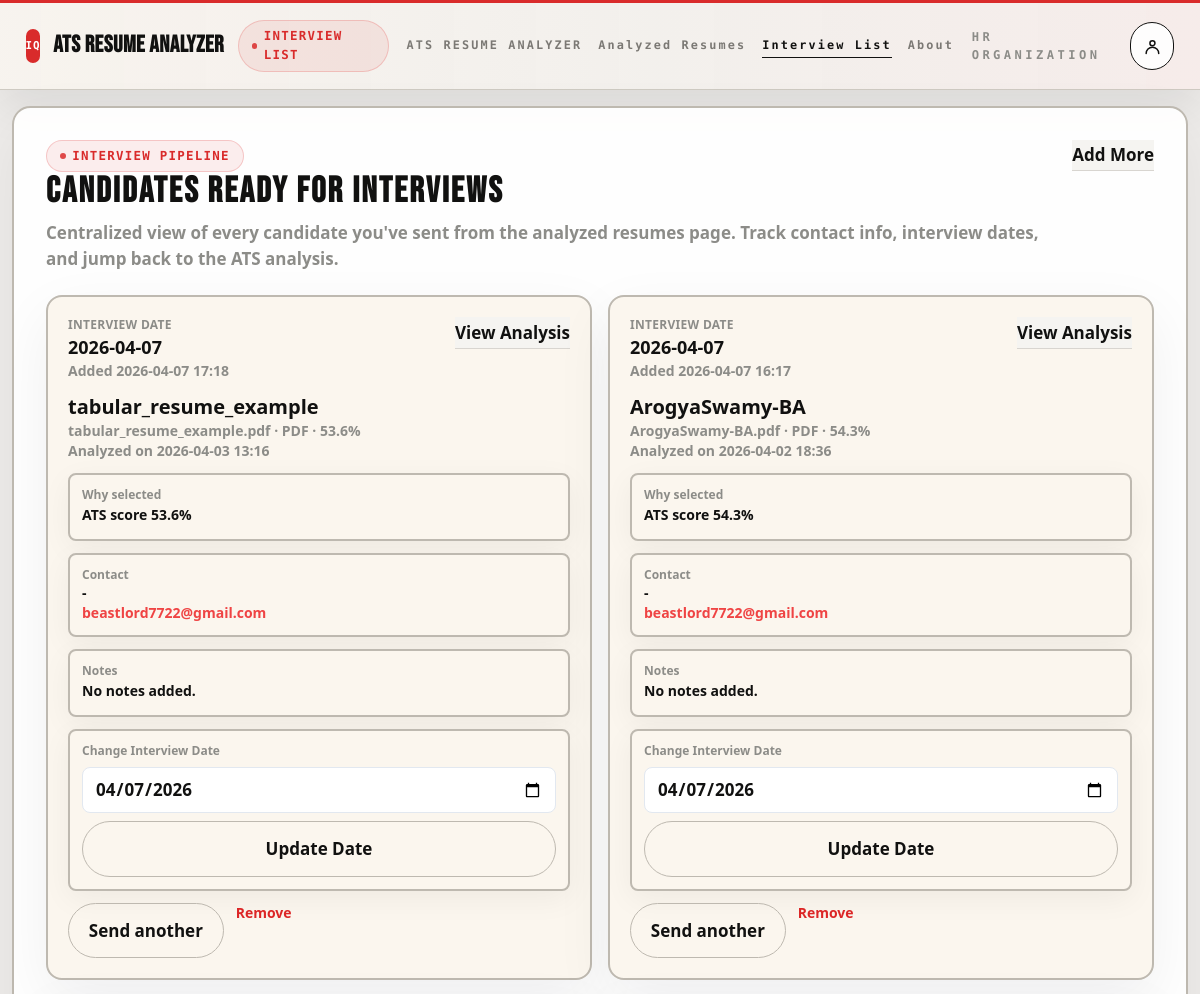
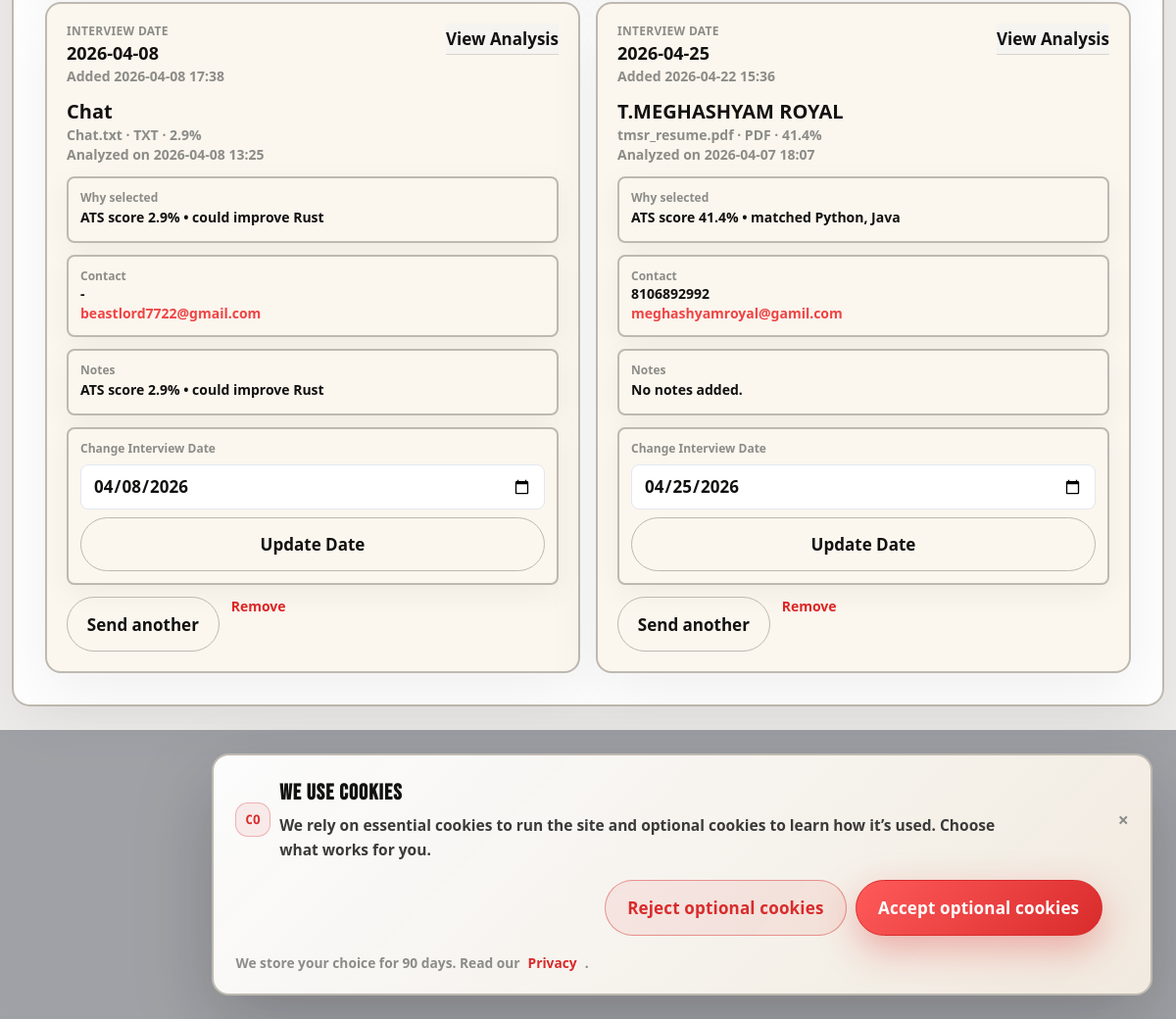
Page /interview-list (signed in) on the committed database (2 pictures, top to bottom).
### tables this page shows
CREATE TABLE interview_list(
                id INTEGER PRIMARY KEY,
                user_id INTEGER,
                history_id INTEGER,
                candidate_name TEXT,
                contact TEXT,
                email TEXT,
                interview_date TEXT,
                notes TEXT,
                created_at TEXT,
                updated_at TEXT
            , status TEXT, email_sent_at TEXT);

CREATE TABLE resume_history(
        id INTEGER PRIMARY KEY,
        user_id INTEGER, score REAL, date TEXT, filename TEXT, Filetype TEXT, found TEXT, missing TEXT, rewritten TEXT, skills TEXT, batch_id TEXT, folder_name TEXT, job_skills TEXT, resume_skills TEXT, job_id TEXT, job_title TEXT, candidate_status TEXT, recruiter_notes TEXT);

### app.py (the view)
@app.get("/interview-list", response_class=HTMLResponse)
async def interview_list_page(request: Request, delete_id: int | None = None) -> Response:
    user = require_hr(request)
    notice = request.session.pop("flash_message", "")
    tone = request.session.pop("flash_tone", "success")
    if delete_id:
        with db_mod.db() as conn:
            removed = conn.execute("DELETE FROM interview_list WHERE id=? AND user_id=?", (delete_id, user["id"])).rowcount
        request.session["flash_message"] = "Interview entry removed." if removed else "Entry not found."
        request.session["flash_tone"] = "success" if removed else "error"
        return redirect("/interview-list")
    return templates.TemplateResponse(
        request,
        "interview_list.html",
        base_context(
            request,
            interviews=interview_entries_for(int(user["id"])),
            notice=notice,
            notice_tone=tone,
            today=datetime.now().strftime("%Y-%m-%d"),
            is_admin=is_admin_user(user),
        ),
    )

### templates/interview_list.html (shortened to what this page needs)
<!DOCTYPE html>
<html lang="en">
<head>
  <script src="https://cdn.tailwindcss.com"></script>
</head>
<body class="app-shell">
  {% set page_badge = "Interview List" %}
  {% set page_cta_href = "/analyzed-resumes" %}
  {% set page_cta_label = "Back to Grid" %}
  {% set active_page = "/interview-list" %}
  {% include "_app_topbar.html" %}
  <div class="page-wrap page-wrap--content">
    <div class="glass-panel p-6 md:p-8">
      <div class="page-hero page-hero--compact">
        <div class="page-hero__copy">
          <p class="badge-pill">Interview Pipeline</p>
          <h1 class="brand-title text-3xl md:text-4xl font-bold">Candidates Ready for Interviews</h1>
          <p class="text-muted mt-2">Centralized view of every candidate you've sent from the analyzed resumes page. Track contact info, interview dates, and jump back to the ATS analysis.</p>
        </div>
        <div class="page-hero__actions">
          <a class="app-cta" href="/analyzed-resumes">Add More</a>
        </div>
      </div>
      <div class="grid md:grid-cols-2 xl:grid-cols-3 gap-4 mt-6">
        {% for item in interviews %}
        <div class="glass-card p-5 flex flex-col gap-3">
          <div class="flex items-start justify-between gap-3">
            <div>
              <div class="text-xs text-muted uppercase tracking-wide">Interview Date</div>
              <div class="text-lg font-semibold">{{ item.interview_date }}</div>
              <div class="text-sm text-muted">Added {{ item.updated_at or item.created_at }}</div>
            </div>
            <a class="app-cta" href="/history/{{ item.history_id }}">View Analysis</a>
          </div>
          <div>
            <div class="text-xl font-semibold">{{ item.candidate_name }}</div>
            <div class="text-sm text-muted">{{ item.filename }} · {{ item.filetype }} · {{ item.score_display }}</div>
            <div class="text-sm text-muted">Analyzed on {{ item.analyzed_date }}</div>
          </div>
          <div class="panel-soft p-3 rounded-lg">
            <div class="text-xs text-muted">Why selected</div>
            <div class="text-sm font-semibold leading-6">{{ item.selection_reason }}</div>
          </div>
          <div class="panel-soft p-3 rounded-lg">
            <div class="text-xs text-muted">Contact</div>
            <div class="text-sm font-semibold">{{ item.contact }}</div>
            <div class="text-sm font-semibold">
              <a class="text-red-500 hover:underline" href="mailto:{{ item.email }}">{{ item.email }}</a>
            </div>
          </div>
          <div class="panel-soft p-3 rounded-lg">
            <div class="text-xs text-muted">Notes</div>
            <div class="text-sm leading-6">{{ item.notes or "No notes added." }}</div>
          </div>
          <form class="panel-soft p-3 rounded-lg flex flex-col gap-2" method="POST" action="/interview-list/update-date">
            <label class="text-xs text-muted font-semibold">Change Interview Date</label>
            <input
              class="w-full rounded-lg border border-slate-200 px-3 py-2 focus:border-slate-500 focus:outline-none"
              type="date"
              name="interview_date"
              min="{{ today }}"
              value="{{ item.interview_date if item.interview_date != 'TBD' else today }}"
              required>
            <button type="submit" class="btn-secondary w-full">Update Date</button>
          </form>
          <div class="flex flex-wrap gap-3">
            <a class="btn-secondary" href="/analyzed-resumes">Send another</a>
            <a class="text-red-600 hover:underline text-sm" href="/interview-list?delete_id={{ item.id }}">Remove</a>
          </div>
        </div>
        {% else %}
        <div class="panel-soft p-6 rounded-xl col-span-full text-center text-muted">
          No interview candidates yet. Select resumes from <a class="text-red-500 underline" href="/analyzed-resumes">Analyzed Resumes</a>.
        </div>
        {% endfor %}
      </div>
    </div>
  </div>
{% include "_cookie.html" %}
</body>
</html>

### rows in the picture
interview_list: interview_date "2026-04-07", updated_at "2026-04-07 17:18", candidate_name "tabular_resume_example", filename "tabular_resume_example.pdf", filetype "PDF", score_display "53.6%", analyzed_date "2026-04-03 13:16", selection_reason "ATS score 53.6%", contact "-", email "beastlord7722@gmail.com", notes "No notes added.", interview_date "04/07/2026"
interview_list: interview_date "2026-04-07", updated_at "2026-04-07 16:17", candidate_name "ArogyaSwamy-BA", filename "ArogyaSwamy-BA.pdf", filetype "PDF", score_display "54.3%", analyzed_date "2026-04-02 18:36", selection_reason "ATS score 54.3%", contact "-", email "beastlord7722@gmail.com", notes "No notes added.", interview_date "04/07/2026"
interview_list: interview_date "2026-04-08", updated_at "2026-04-08 17:38", candidate_name "Chat", filename "Chat.txt", filetype "TXT", score_display "2.9%", analyzed_date "2026-04-08 13:25", selection_reason "ATS score 2.9% • could improve Rust", contact "-", email "beastlord7722@gmail.com", notes "ATS score 2.9% • could improve Rust", interview_date "04/08/2026"
interview_list: interview_date "2026-04-25", updated_at "2026-04-22 15:36", candidate_name "T.MEGHASHYAM ROYAL", filename "tmsr_resume.pdf", filetype "PDF", score_display "41.4%", analyzed_date "2026-04-07 18:07", selection_reason "ATS score 41.4% • matched Python, Java", contact "8106892992", email "meghashyamroyal@gamil.com", notes "No notes added.", interview_date "04/25/2026"

### other values in the picture
{{ page_badge }} "INTERVIEW LIST"
{{ item.label }} "ATS RESUME ANALYZER" "Analyzed Resumes" "Interview List" "About"
{{ role_label }} "HR ORGANIZATION"
